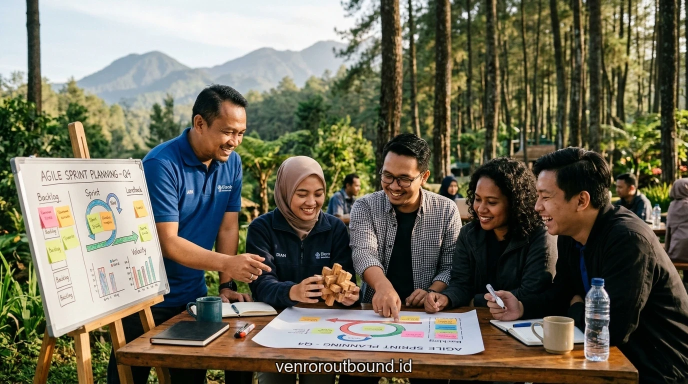
#> input picture assets/image/blog/awareness-agile-team-building-outdoor-2-support.webp, 1376 x 768 px, given in place of indoor_vs_outdoor_support_1789095241101.jpg, which was not available (shown at 1/2 size)
$ python fix_single_watermark_16sep.py
#> lines starting #> are read from the running program, lines starting #| are printed output that depends on the picture
import os, io
from PIL import Image

brain_dir = r"C:\Users\Leonovo\.gemini\antigravity-ide\brain\ae1a0ec4-43eb-4806-8cd0-c4fcd65264dd"
target_dir = r"c:\GM ACADEMY\PROJECT VENDOR OUTBOUND ID\PROJECT YANG SUDAH DIDEPLOY DOMAIN\venroroutboundid\assets\image\blog"

image_mapping = [
    ("indoor_vs_outdoor_support_1789095241101.jpg", "meruntuhkan-silo-mental-divisi-perusahaan-hero.webp"),
    ("dampak_komunikasi_support_1788508388059.jpg", "meruntuhkan-silo-mental-divisi-perusahaan-support-image-1.webp"),
    ("decision_making_hero_1789094850037.jpg", "mengukur-efektivitas-outbound-retensi-karyawan-hero.webp"),
    ("indoor_vs_outdoor_hero_1789095057781.jpg", "mengukur-efektivitas-outbound-retensi-karyawan-support-image-1.webp"),
    ("batu_leadership_hero_1789095497154.jpg", "paket-outbound-corporate-synergy-engagement-hero.webp"),
    ("katalog_paket_support_1788509038797.jpg", "paket-outbound-corporate-synergy-engagement-support-image-1.webp")
]

for src_name, dest_name in image_mapping:
    src_path = os.path.join(brain_dir, src_name)
    dest_path = os.path.join(target_dir, dest_name)

    with Image.open(src_path) as im:
#> im is the input picture: PIL image 1376x768 RGB; mean R, G, B 110.8, 107.3, 90
        target_w, target_h = 1600, 900
        im_resized = im.resize((target_w, target_h), Image.Resampling.LANCZOS).convert("RGB")
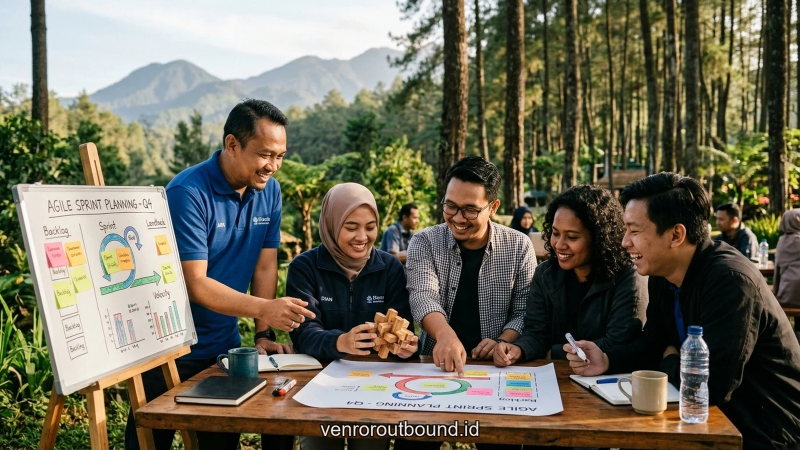
#> im_resized: PIL image 1600x900 RGB (shown at 1/2 size); mean R, G, B 110.8, 107.3, 90.1

        # Compress under 145 KB
        saved = False
        for q in range(85, 20, -5):
            buf = io.BytesIO()
            im_resized.save(buf, format="WEBP", quality=q, method=4)
            if len(buf.getvalue()) <= 145 * 1024:
                with open(dest_path, "wb") as f:
                    f.write(buf.getvalue())
                size_kb = len(buf.getvalue()) / 1024
                print(f"SUCCESS: {dest_name} -> {size_kb:.1f} KB (quality={q}) [SINGLE ORIGINAL WATERMARK]")
                saved = True
                break
        if not saved:
            # Fallback if quality 25 is still > 145KB
            buf = io.BytesIO()
            im_resized.save(buf, format="WEBP", quality=30, method=4)
            with open(dest_path, "wb") as f:
                f.write(buf.getvalue())
            print(f"FALLBACK: {dest_name} -> {len(buf.getvalue())/1024:.1f} KB")
#> pass 2 of the loop `for src_name, dest_name in image_mapping:`:
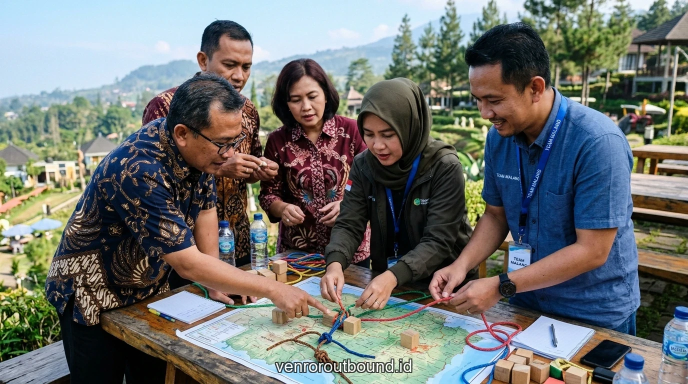
#> input picture assets/image/blog/awareness-executive-leadership-kantor-outdoor-support.webp, 1376 x 768 px, given in place of dampak_komunikasi_support_1788508388059.jpg, which was not available (shown at 1/2 size)
#> im is the input picture: PIL image 1376x768 RGB; mean R, G, B 111, 114.1, 111.4
#> `im_resized = im.resize((target_w, target_h), Image.Resampling.LANCZOS)..`:
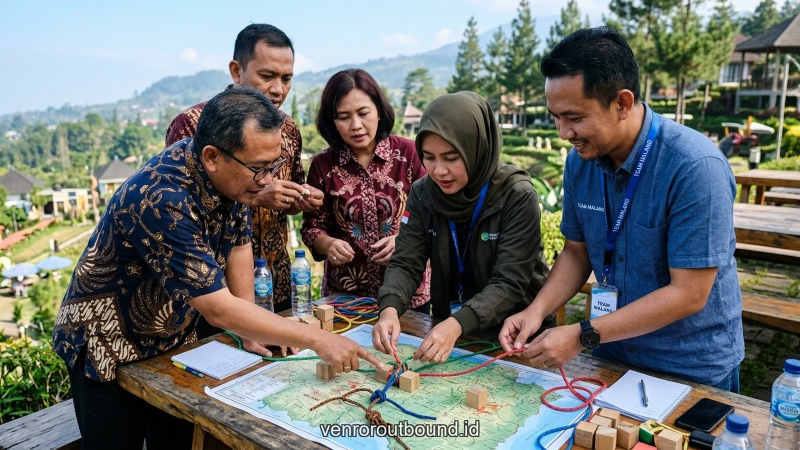
#> im_resized: PIL image 1600x900 RGB (shown at 1/2 size); mean R, G, B 111, 114.1, 111.4
#> (the run stopped early here; a loop or call above may not have finished)
